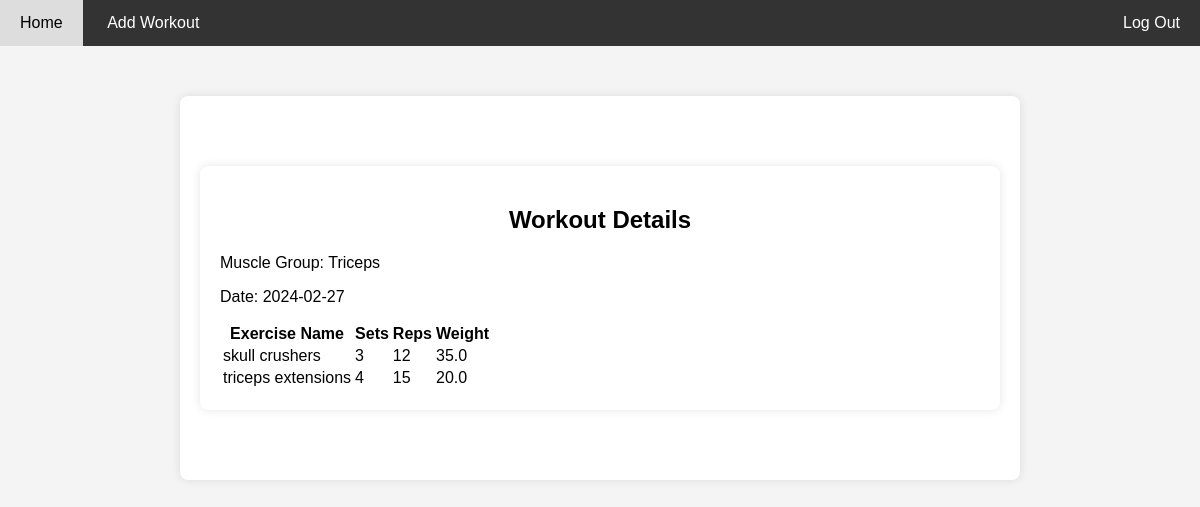
The page /log/6 (signed in) on the database its author committed.
### tables this page shows
CREATE TABLE logs (id INTEGER PRIMARY KEY AUTOINCREMENT NOT NULL, user_id INT NOT NULL, date DATE NOT NULL, muscle_group TEXT NOT NULL, FOREIGN KEY (user_id) REFERENCES users (id));

CREATE TABLE log_details (id INTEGER PRIMARY KEY AUTOINCREMENT NOT NULL, log_id INT NOT NULL, sets INT NOT NULL, reps INT NOT NULL, weight REAL NOT NULL, ex_name TEXT, FOREIGN KEY (log_id) REFERENCES logs (id));

### app.py (the view)
@app.route("/log/<int:log_id>")
@login_required
def log(log_id):
    log_details = db.execute("""SELECT l.id, l.date, l.muscle_group, ld.sets,
                            ld.reps, ld.weight, ld.ex_name FROM logs l
                            JOIN log_details ld ON l.id = ld.log_id
                            JOIN users u ON u.id = l.user_id
                            WHERE u.id = ? AND l.id = ?
                            """, session["user_id"], log_id)
    print(log_details)
    muscle_group = log_details[0]["muscle_group"]
    date = log_details[0]["date"]
    return render_template("log.html", muscle_group = muscle_group, date = date, details = log_details)

### app.py (called while the page is built)
@app.after_request
def after_request(response):
    response.headers["Cache-Control"] = "no-cache, no-store, must-revalidate"
    response.headers["Expires"] = 0
    response.headers["Pragma"] = "no-cache"
    return response

### helpers.py (called while the page is built)
def login_required(f):
    @wraps(f)
    def decorated_function(*args, **kwargs):
        if session.get("user_id") is None:
            return redirect("/login")
        return f(*args, **kwargs)
    return decorated_function

### templates/log.html (shortened to what this page needs)
{% extends "layout.html" %}
{% block main %}
    <div class="container">
        <h2>Workout Details</h2>
        <div class="container1">
            <p>Muscle Group: {{ muscle_group }}</p>
            <p>Date: {{ date }}</p>
        </div>
        <table>
            <tr>
                <th>Exercise Name</th>
                <th>Sets</th>
                <th>Reps</th>
                <th>Weight</th>
            </tr>
            {% for detail in details %}
            <tr>
                <td>{{ detail.ex_name }}</td>
                <td>{{ detail.sets }}</td>
                <td>{{ detail.reps }}</td>
                <td>{{ detail.weight }}</td>
            </tr>
            {% endfor %}
        </table>
    </div>
{% endblock %}

### static/styles.css (style rules this page uses)
body { font-family: Arial, sans-serif; margin: 0; padding: 0; background-color: #f4f4f4; }
.container { max-width: 800px; margin: 50px auto; padding: 20px; background-color: #fff; border-radius: 8px; box-shadow: 0 0 10px rgba(0, 0, 0, 0.1); display:block; justify-content: center; align-items: center; }
h2 { text-align: center; }

### rows shown on the page
logs: muscle_group "Triceps", date "2024-02-27"
log_details: ex_name "skull crushers", sets "3", reps "12", weight "35.0"
log_details: ex_name "triceps extensions", sets "4", reps "15", weight "20.0"
